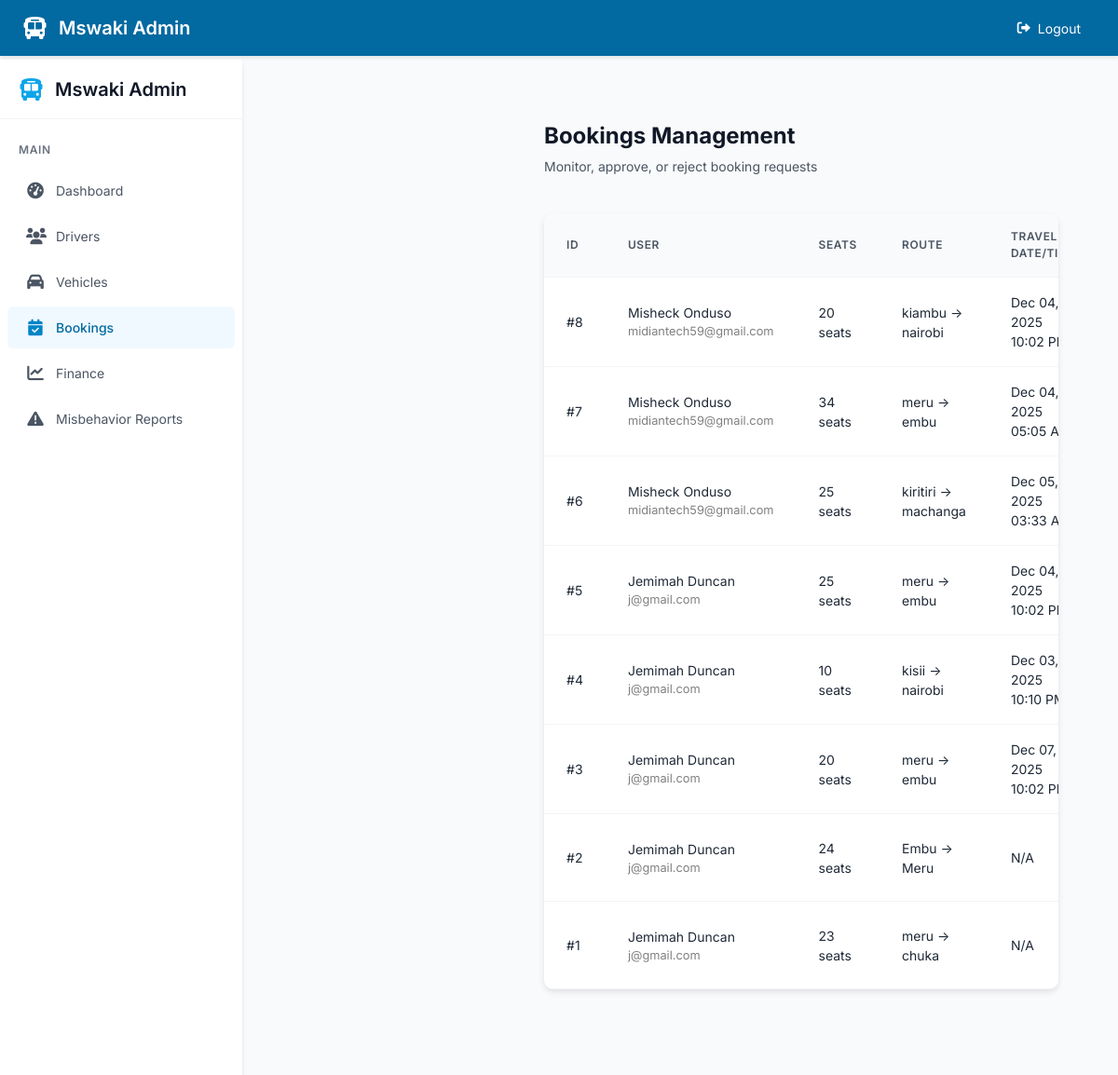
/admin/bookings (signed in), run on the app's committed database.
### mswaki/models.py (models this page shows, shortened)
class Booking(db.Model):
    id = db.Column(db.Integer, primary_key=True)
    user_id = db.Column(db.Integer, db.ForeignKey('user.id'), nullable=False)
    seats = db.Column(db.Integer, nullable=False)
    pickup = db.Column(db.String(100), nullable=False)
    destination = db.Column(db.String(100), nullable=False)
    route = db.Column(db.String(100))  # optional
    reason = db.Column(db.String(200))
    status = db.Column(db.String(50), default="Pending")
    booking_date = db.Column(db.DateTime)  # when the ride is requested
    travel_date = db.Column(db.Date)       # new: day of travel
    travel_time = db.Column(db.Time)       # new: time of travel
    created_at = db.Column(db.DateTime, default=datetime.utcnow)
    rejection_reason = db.Column(db.String(200))
    user = db.relationship("User", backref="bookings")

class User(db.Model, UserMixin):
    id = db.Column(db.Integer, primary_key=True)
    name = db.Column(db.String(100), nullable=False)
    email = db.Column(db.String(120), unique=True, nullable=False)
    password = db.Column(db.String(200), nullable=False)
    role = db.Column(db.String(20), nullable=False)
    rating = db.Column(db.Float, default=0.0)
    status = db.Column(db.String(10), default='active')

### mswaki/routes.py (the view)
@routes.route('/admin/bookings')
@login_required
def admin_bookings():
    bookings = Booking.query.order_by(Booking.id.desc()).all()
    bookings_data = []
    for b in bookings:
        bookings_data.append({
            "id": b.id,
            "user_name": b.user.name if b.user else "N/A",
            "user_email": b.user.email if b.user and b.user.email else "",
            "seats": b.seats,
            "pickup": b.pickup,
            "destination": b.destination,
            "travel_date": b.travel_date.strftime("%Y-%m-%d") if b.travel_date else None,
            "travel_time": b.travel_time.strftime("%H:%M") if b.travel_time else None,
            "status": b.status,
            "rejection_reason": b.rejection_reason or ""
        })
    return render_template("admin_bookings.html", bookings=bookings, bookings_data=bookings_data)

### mswaki/templates/admin_bookings.html (shortened to what this page needs)
{% extends "admin_base.html" %}
{% block head_extra %}
<link rel="stylesheet" type="text/css" href="https://cdn.jsdelivr.net/npm/daterangepicker/daterangepicker.css" />
{% endblock %}
{% block content %}
<main class="main-content">
  <header class="admin-header">
    <div>
      <h1 class="page-title">Bookings Management</h1>
      <p class="text-gray-600">Monitor, approve, or reject booking requests</p>
    </div>
  </header>
  <div class="card">
    <div class="table-container">
      {% if bookings %}
      <table>
        <thead>
          <tr>
            <th>ID</th>
            <th>User</th>
            <th>Seats</th>
            <th>Route</th>
            <th>Travel Date/Time</th>
          </tr>
        </thead>
        <tbody>
          {% for booking in bookings %}
          <tr>
            <td>#{{ booking.id }}</td>
            <td>
              <div>{{ booking.user.name if booking.user else 'N/A' }}</div>
              <div style="font-size:0.8rem; color:gray;">{{ booking.user.email if booking.user and booking.user.email else '' }}</div>
            </td>
            <td>{{ booking.seats }} seats</td>
            <td>{{ booking.pickup }} → {{ booking.destination }}</td>
            <td>
              {{ booking.travel_date.strftime('%b %d, %Y') if booking.travel_date else 'N/A' }}
              <br>
              {{ booking.travel_time.strftime('%I:%M %p') if booking.travel_time else '' }}
            </td>
          </tr>
          {% endfor %}
        </tbody>
      </table>
      {% else %}
      <p>No bookings found.</p>
      {% endif %}
    </div>
  </div>
</main>
{% endblock %}

### mswaki/static/css/admin_style.css (style rules this page uses)
:root { --primary-50: #f0f9ff; --primary-100: #e0f2fe; --primary-200: #bae6fd; --primary-300: #7dd3fc; --primary-400: #38bdf8; --primary-500: #0ea5e9; --primary-600: #0284c7; --primary-700: #0369a1; --primary-800: #075985; --primary-900: #0c4a6e; --gray-50: #f9fafb; --gray-100: #f3f4f6; --gray-200: #e5e7eb; --gray-300: #d1d5db; --gray-400: #9ca3af; --gray-500: #6b7280; --gray-600: #4b5563; --gray-700: #374151; --gray-800: #1f2937; --gray-900: #111827; --success-50: #ecfdf5; --success-100: #d1fae5; --success-200: #a7f3d0; --success-300: #6ee7b7; --success-400: #34d399; --success-500: #10b981; --success-600: #059669; --success-700: #047857; --success-800: #065f46; --success-900: #064e3b; --warning-50: #fffbeb; --warning-100: #fef3c7; --warning-200: #fde68a; --warning-300: #fcd34d; --warning-400: #fbbf24; --warning-500: #f59e0b; --warning-600: #d97706; --warning-700: #b45309; --warning-800: #92400e; --warning-900: #78350f; --danger-50: #fef2f2; --danger-100: #fee2e2; --danger-200: #fecaca; --danger-300: #fca5a5; --danger-400: #f87171; --danger-500: #ef4444; --danger-600: #dc2626; --danger-700: #b91c1c; --danger-800: #991b1b; --danger-900: #7f1d1d; --info-50: #ecfdf5; --info-100: #d1fae5; --info-200: #a7f3d0; --info-300: #6ee7b7; --info-400: #34d399; --info-500: #10b981; --info-600: #059669; --info-700: #047857; --info-800: #065f46; --info-900: #064e3b; --font-sans: 'Inter', -apple-system, BlinkMacSystemFont, 'Segoe UI', Roboto, Oxygen, Ubuntu, Cantarell, 'Open Sans', 'Helvetica Neue', sans-serif; --font-mono: 'SFMono-Regular', Consolas, 'Liberation Mono', Menlo, monospace; --spacing-1: 0.25rem; --spacing-2: 0.5rem; --spacing-3: 0.75rem; --spacing-4: 1rem; --spacing-5: 1.25rem; --spacing-6: 1.5rem; --spacing-8: 2rem; --spacing-10: 2.5rem; --spacing-12: 3rem; --radius-sm: 0.25rem; --radius: 0.375rem; --radius-md: 0.5rem; --radius-lg: 0.75rem; --radius-xl: 1rem; --radius-2xl: 1.5rem; --radius-full: 9999px; --shadow-sm: 0 1px 2px 0 rgba(0, 0, 0, 0.05); --shadow: 0 1px 3px 0 rgba(0, 0, 0, 0.1), 0 1px 2px 0 rgba(0, 0, 0, 0.06); --shadow-md: 0 4px 6px -1px rgba(0, 0, 0, 0.1), 0 2px 4px -1px rgba(0, 0, 0, 0.06); --shadow-lg: 0 10px 15px -3px rgba(0, 0, 0, 0.1), 0 4px 6px -2px rgba(0, 0, 0, 0.05); --shadow-xl: 0 20px 25px -5px rgba(0, 0, 0, 0.1), 0 10px 10px -5px rgba(0, 0, 0, 0.04); --transition: all 0.2s ease-in-out; }
* { margin: 0; padding: 0; box-sizing: border-box; }
body { font-family: var(--font-sans); font-size: 14px; line-height: 1.5; color: var(--gray-800); background-color: var(--gray-50); -webkit-font-smoothing: antialiased; -moz-osx-font-smoothing: grayscale; }
h1, h2, h3, h4, h5, h6 { font-weight: 600; color: var(--gray-900); margin-bottom: 1rem; }
h1 { font-size: 1.875rem; }
p { margin-bottom: 1rem; }
.main-content { flex: 1; padding: 2rem; margin-left: 260px; transition: all 0.3s ease; min-height: calc(100vh - 64px); background-color: var(--gray-50); width: calc(100% - 260px); }
.main-content { flex: 1; margin-left: 260px; padding: 2rem; min-height: calc(100vh - 64px); transition: var(--transition); background-color: var(--gray-50); width: calc(100% - 260px); }
.admin-header { display: flex; flex-direction: column; margin-bottom: 1.5rem; }
.page-title { font-size: 1.5rem; font-weight: 700; color: var(--gray-900); margin-bottom: 0.25rem; }
.text-gray-600 { color: var(--gray-600); }
.card { background-color: white; border-radius: var(--radius-lg); box-shadow: var(--shadow-sm); margin-bottom: 1.5rem; overflow: hidden; transition: var(--transition); }
.table-container { overflow-x: auto; }
table { width: 100%; border-collapse: collapse; }
th, td { padding: 1rem 1.5rem; text-align: left; border-bottom: 1px solid var(--gray-100); }
th { background-color: var(--gray-50); color: var(--gray-600); font-weight: 600; text-transform: uppercase; font-size: 0.75rem; letter-spacing: 0.05em; }
@media (min-width: 768px) { .admin-header { flex-direction: row; align-items: center; justify-content: space-between; } }
.card { border-radius: 10px; box-shadow: 0 3px 6px rgba(0,0,0,0.1); margin-bottom: 2rem; }

### data on the page
Booking: id "8", user "Misheck Onduso", user "midiantech59@gmail.com", seats "20", pickup "kiambu", destination "nairobi", travel_date "Dec 04, 2025", travel_time "10:02…"
Booking: id "7", user "Misheck Onduso", user "midiantech59@gmail.com", seats "34", pickup "meru", destination "embu", travel_date "Dec 04, 2025", travel_time "05:05…"
Booking: id "6", user "Misheck Onduso", user "midiantech59@gmail.com", seats "25", pickup "kiritiri", destination "machanga", travel_date "Dec 05, 2025", travel_time "03:33…"
Booking: id "5", user "Jemimah Duncan", user "j@gmail.com", seats "25", pickup "meru", destination "embu", travel_date "Dec 04, 2025", travel_time "10:02…"
Booking: id "4", user "Jemimah Duncan", user "j@gmail.com", seats "10", pickup "kisii", destination "nairobi", travel_date "Dec 03, 2025", travel_time "10:10…"
Booking: id "3", user "Jemimah Duncan", user "j@gmail.com", seats "20", pickup "meru", destination "embu", travel_date "Dec 07, 2025", travel_time "10:02…"
Booking: id "2", user "Jemimah Duncan", user "j@gmail.com", seats "24", pickup "Embu", destination "Meru", travel_date "N/A"
Booking: id "1", user "Jemimah Duncan", user "j@gmail.com", seats "23", pickup "meru", destination "chuka", travel_date "N/A"
